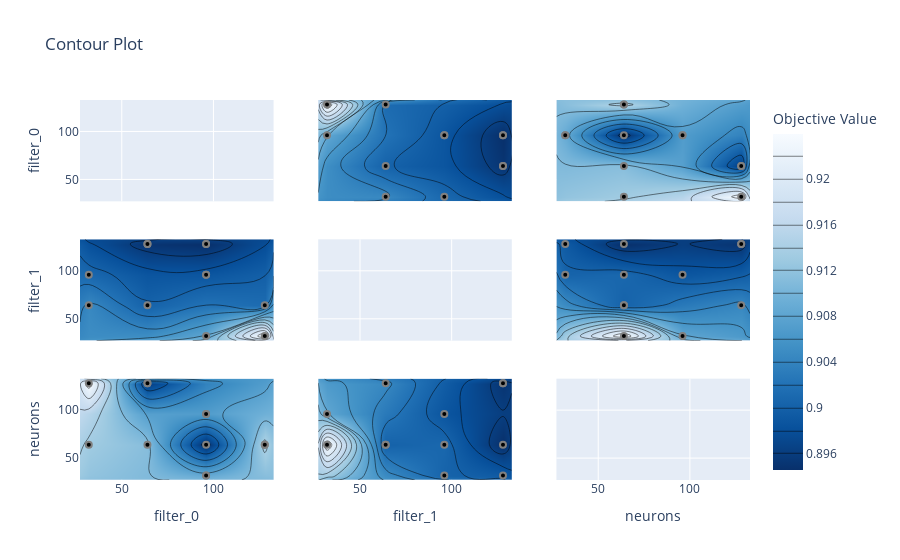

Source (notebook cell):
### Code cell
study = runner.load_study("num_filters_neurons_study")
display(plot_contour(study))

### Figure 1 — Plotly figure (JSON) as saved in the notebook; plotly's stock layout.template omitted (floating-point values rounded to 4 significant figures)
{"data": [{"type": "scatter", "xaxis": "x", "yaxis": "y"}, {"colorbar": {"title": {"text": "Objective Value"}}, "colorscale": [[0, "rgb(247,251,255)"], [0.125, "rgb(222,235,247)"], [0.25, "rgb(198,219,239)"], [0.375, "rgb(158,202,225)"], [0.5, "rgb(107,174,214)"], [0.625, "rgb(66,146,198)"], [0.75, "rgb(33,113,181)"], [0.875, "rgb(8,81,156)"], [1, "rgb(8,48,107)"]], "connectgaps": true, "contours": {"coloring": "heatmap"}, "hoverinfo": "none", "line": {"smoothing": 1.3}, "reversescale": true, "showscale": true, "type": "contour", "x": [27.2, 32, 64, 96, 128, 132.8], "xaxis": "x4", "y": [27.2, 32, 64, 96, 128, 132.8], "yaxis": "y4", "z": [[NaN, NaN, NaN, NaN, NaN, NaN], [NaN, NaN, NaN, 0.9082, 0.9239, NaN], [NaN, 0.9045, 0.9002, NaN, 0.9013, NaN], [NaN, 0.9008, NaN, 0.8987, NaN, NaN], [NaN, NaN, 0.8951, 0.8945, NaN, NaN], [NaN, NaN, NaN, NaN, NaN, NaN]]}, {"marker": {"color": "black", "line": {"color": "Gray", "width": 2}}, "mode": "markers", "name": "Feasible Trial", "showlegend": false, "type": "scatter", "x": [128, 32, 64, 64, 32, 96, 128, 96, 64, 96, 96, 96], "xaxis": "x4", "y": [32, 64, 128, 64, 96, 128, 64, 32, 128, 96, 128, 96], "yaxis": "y4"}, {"colorbar": {"title": {"text": "Objective Value"}}, "colorscale": [[0, "rgb(247,251,255)"], [0.125, "rgb(222,235,247)"], [0.25, "rgb(198,219,239)"], [0.375, "rgb(158,202,225)"], [0.5, "rgb(107,174,214)"], [0.625, "rgb(66,146,198)"], [0.75, "rgb(33,113,181)"], [0.875, "rgb(8,81,156)"], [1, "rgb(8,48,107)"]], "connectgaps": true, "contours": {"coloring": "heatmap"}, "hoverinfo": "none", "line": {"smoothing": 1.3}, "reversescale": true, "showscale": false, "type": "contour", "x": [27.2, 32, 64, 96, 128, 132.8], "xaxis": "x7", "y": [27.2, 32, 64, 96, 128, 132.8], "yaxis": "y7", "z": [[NaN, NaN, NaN, NaN, NaN, NaN], [NaN, NaN, NaN, 0.8994, NaN, NaN], [NaN, 0.9008, 0.9002, 0.8945, 0.9013, NaN], [NaN, NaN, NaN, 0.8987, NaN, NaN], [NaN, 0.9045, 0.8951, NaN, NaN, NaN], [NaN, NaN, NaN, NaN, NaN, NaN]]}, {"marker": {"color": "black", "line": {"color": "Gray", "width": 2}}, "mode": "markers", "name": "Feasible Trial", "showlegend": false, "type": "scatter", "x": [128, 32, 64, 64, 32, 96, 128, 96, 64, 96, 96, 96], "xaxis": "x7", "y": [64, 128, 128, 64, 64, 64, 64, 96, 128, 32, 32, 96], "yaxis": "y7"}, {"colorbar": {"title": {"text": "Objective Value"}}, "colorscale": [[0, "rgb(247,251,255)"], [0.125, "rgb(222,235,247)"], [0.25, "rgb(198,219,239)"], [0.375, "rgb(158,202,225)"], [0.5, "rgb(107,174,214)"], [0.625, "rgb(66,146,198)"], [0.75, "rgb(33,113,181)"], [0.875, "rgb(8,81,156)"], [1, "rgb(8,48,107)"]], "connectgaps": true, "contours": {"coloring": "heatmap"}, "hoverinfo": "none", "line": {"smoothing": 1.3}, "reversescale": true, "showscale": false, "type": "contour", "x": [27.2, 32, 64, 96, 128, 132.8], "xaxis": "x2", "y": [27.2, 32, 64, 96, 128, 132.8], "yaxis": "y2", "z": [[NaN, NaN, NaN, NaN, NaN, NaN], [NaN, NaN, 0.9045, 0.9008, NaN, NaN], [NaN, NaN, 0.9002, NaN, 0.8951, NaN], [NaN, 0.9082, NaN, 0.8987, 0.8945, NaN], [NaN, 0.9239, 0.9013, NaN, NaN, NaN], [NaN, NaN, NaN, NaN, NaN, NaN]]}, {"marker": {"color": "black", "line": {"color": "Gray", "width": 2}}, "mode": "markers", "name": "Feasible Trial", "showlegend": false, "type": "scatter", "x": [32, 64, 128, 64, 96, 128, 64, 32, 128, 96, 128, 96], "xaxis": "x2", "y": [128, 32, 64, 64, 32, 96, 128, 96, 64, 96, 96, 96], "yaxis": "y2"}, {"type": "scatter", "xaxis": "x5", "yaxis": "y5"}, {"colorbar": {"title": {"text": "Objective Value"}}, "colorscale": [[0, "rgb(247,251,255)"], [0.125, "rgb(222,235,247)"], [0.25, "rgb(198,219,239)"], [0.375, "rgb(158,202,225)"], [0.5, "rgb(107,174,214)"], [0.625, "rgb(66,146,198)"], [0.75, "rgb(33,113,181)"], [0.875, "rgb(8,81,156)"], [1, "rgb(8,48,107)"]], "connectgaps": true, "contours": {"coloring": "heatmap"}, "hoverinfo": "none", "line": {"smoothing": 1.3}, "reversescale": true, "showscale": false, "type": "contour", "x": [27.2, 32, 64, 96, 128, 132.8], "xaxis": "x8", "y": [27.2, 32, 64, 96, 128, 132.8], "yaxis": "y8", "z": [[NaN, NaN, NaN, NaN, NaN, NaN], [NaN, NaN, NaN, 0.9003, 0.8994, NaN], [NaN, 0.9239, 0.9002, 0.9008, 0.8945, NaN], [NaN, 0.9082, NaN, 0.8987, NaN, NaN], [NaN, NaN, 0.9045, NaN, 0.8951, NaN], [NaN, NaN, NaN, NaN, NaN, NaN]]}, {"marker": {"color": "black", "line": {"color": "Gray", "width": 2}}, "mode": "markers", "name": "Feasible Trial", "showlegend": false, "type": "scatter", "x": [32, 64, 128, 64, 96, 128, 64, 32, 128, 96, 128, 96], "xaxis": "x8", "y": [64, 128, 128, 64, 64, 64, 64, 96, 128, 32, 32, 96], "yaxis": "y8"}, {"colorbar": {"title": {"text": "Objective Value"}}, "colorscale": [[0, "rgb(247,251,255)"], [0.125, "rgb(222,235,247)"], [0.25, "rgb(198,219,239)"], [0.375, "rgb(158,202,225)"], [0.5, "rgb(107,174,214)"], [0.625, "rgb(66,146,198)"], [0.75, "rgb(33,113,181)"], [0.875, "rgb(8,81,156)"], [1, "rgb(8,48,107)"]], "connectgaps": true, "contours": {"coloring": "heatmap"}, "hoverinfo": "none", "line": {"smoothing": 1.3}, "reversescale": true, "showscale": false, "type": "contour", "x": [27.2, 32, 64, 96, 128, 132.8], "xaxis": "x3", "y": [27.2, 32, 64, 96, 128, 132.8], "yaxis": "y3", "z": [[NaN, NaN, NaN, NaN, NaN, NaN], [NaN, NaN, 0.9008, NaN, 0.9045, NaN], [NaN, NaN, 0.9002, NaN, 0.8951, NaN], [NaN, 0.8994, 0.8945, 0.8987, NaN, NaN], [NaN, NaN, 0.9013, NaN, NaN, NaN], [NaN, NaN, NaN, NaN, NaN, NaN]]}, {"marker": {"color": "black", "line": {"color": "Gray", "width": 2}}, "mode": "markers", "name": "Feasible Trial", "showlegend": false, "type": "scatter", "x": [64, 128, 128, 64, 64, 64, 64, 96, 128, 32, 32, 96], "xaxis": "x3", "y": [128, 32, 64, 64, 32, 96, 128, 96, 64, 96, 96, 96], "yaxis": "y3"}, {"colorbar": {"title": {"text": "Objective Value"}}, "colorscale": [[0, "rgb(247,251,255)"], [0.125, "rgb(222,235,247)"], [0.25, "rgb(198,219,239)"], [0.375, "rgb(158,202,225)"], [0.5, "rgb(107,174,214)"], [0.625, "rgb(66,146,198)"], [0.75, "rgb(33,113,181)"], [0.875, "rgb(8,81,156)"], [1, "rgb(8,48,107)"]], "connectgaps": true, "contours": {"coloring": "heatmap"}, "hoverinfo": "none", "line": {"smoothing": 1.3}, "reversescale": true, "showscale": false, "type": "contour", "x": [27.2, 32, 64, 96, 128, 132.8], "xaxis": "x6", "y": [27.2, 32, 64, 96, 128, 132.8], "yaxis": "y6", "z": [[NaN, NaN, NaN, NaN, NaN, NaN], [NaN, NaN, 0.9239, 0.9082, NaN, NaN], [NaN, NaN, 0.9002, NaN, 0.9045, NaN], [NaN, 0.9003, 0.9008, 0.8987, NaN, NaN], [NaN, 0.8994, 0.8945, NaN, 0.8951, NaN], [NaN, NaN, NaN, NaN, NaN, NaN]]}, {"marker": {"color": "black", "line": {"color": "Gray", "width": 2}}, "mode": "markers", "name": "Feasible Trial", "showlegend": false, "type": "scatter", "x": [64, 128, 128, 64, 64, 64, 64, 96, 128, 32, 32, 96], "xaxis": "x6", "y": [32, 64, 128, 64, 96, 128, 64, 32, 128, 96, 128, 96], "yaxis": "y6"}, {"type": "scatter", "xaxis": "x9", "yaxis": "y9"}], "layout": {"title": {"text": "Contour Plot"}, "xaxis": {"anchor": "y", "domain": [0, 0.2889], "matches": "x7", "range": [27.2, 132.8], "showticklabels": false}, "xaxis2": {"anchor": "y2", "domain": [0.3556, 0.6444], "matches": "x8", "range": [27.2, 132.8], "showticklabels": false}, "xaxis3": {"anchor": "y3", "domain": [0.7111, 1], "matches": "x9", "range": [27.2, 132.8], "showticklabels": false}, "xaxis4": {"anchor": "y4", "domain": [0, 0.2889], "matches": "x7", "range": [27.2, 132.8], "showticklabels": false}, "xaxis5": {"anchor": "y5", "domain": [0.3556, 0.6444], "matches": "x8", "range": [27.2, 132.8], "showticklabels": false}, "xaxis6": {"anchor": "y6", "domain": [0.7111, 1], "matches": "x9", "range": [27.2, 132.8], "showticklabels": false}, "xaxis7": {"anchor": "y7", "domain": [0, 0.2889], "range": [27.2, 132.8], "title": {"text": "filter_0"}}, "xaxis8": {"anchor": "y8", "domain": [0.3556, 0.6444], "range": [27.2, 132.8], "title": {"text": "filter_1"}}, "xaxis9": {"anchor": "y9", "domain": [0.7111, 1], "range": [27.2, 132.8], "title": {"text": "neurons"}}, "yaxis": {"anchor": "x", "domain": [0.7333, 1], "range": [27.2, 132.8], "title": {"text": "filter_0"}}, "yaxis2": {"anchor": "x2", "domain": [0.7333, 1], "matches": "y", "range": [27.2, 132.8], "showticklabels": false}, "yaxis3": {"anchor": "x3", "domain": [0.7333, 1], "matches": "y", "range": [27.2, 132.8], "showticklabels": false}, "yaxis4": {"anchor": "x4", "domain": [0.3667, 0.6333], "range": [27.2, 132.8], "title": {"text": "filter_1"}}, "yaxis5": {"anchor": "x5", "domain": [0.3667, 0.6333], "matches": "y4", "range": [27.2, 132.8], "showticklabels": false}, "yaxis6": {"anchor": "x6", "domain": [0.3667, 0.6333], "matches": "y4", "range": [27.2, 132.8], "showticklabels": false}, "yaxis7": {"anchor": "x7", "domain": [0, 0.2667], "range": [27.2, 132.8], "title": {"text": "neurons"}}, "yaxis8": {"anchor": "x8", "domain": [0, 0.2667], "matches": "y7", "range": [27.2, 132.8], "showticklabels": false}, "yaxis9": {"anchor": "x9", "domain": [0, 0.2667], "matches": "y7", "range": [27.2, 132.8], "showticklabels": false}}}
